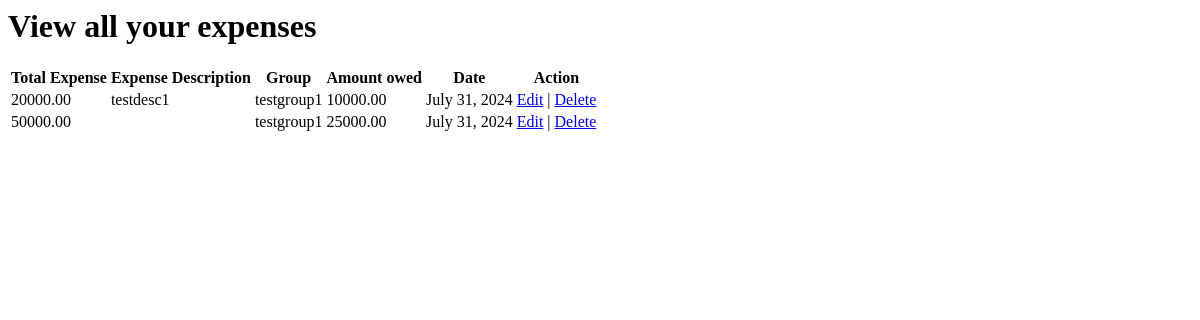
The app's page /expenses/view_expenses (signed in), older data.
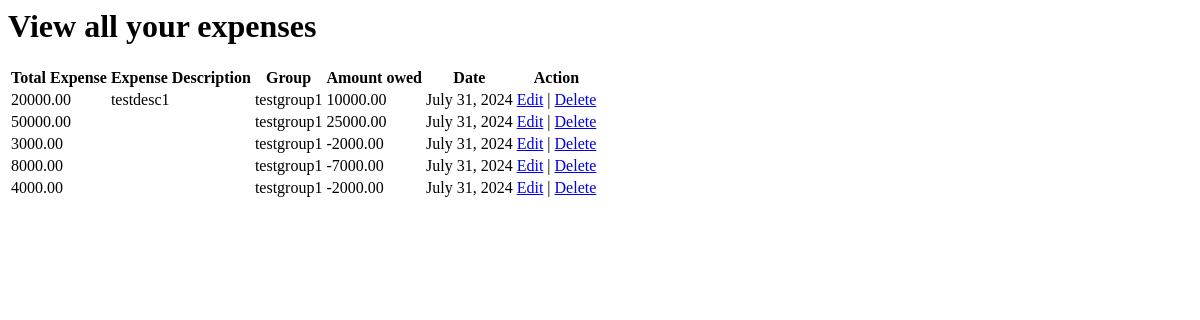
The same page, newer data.
### Expenses/models.py (models this page shows)
class Split(models.Model):
    payer = models.ForeignKey(User, on_delete=models.CASCADE, null=True, related_name="expenses_payer")
    expense = models.ForeignKey(Expenses, on_delete=models.CASCADE, related_name="expenses_split")
    amount = models.DecimalField(max_digits=10, decimal_places=2)

class Expenses(models.Model):
    amount = models.DecimalField(max_digits=10, decimal_places=2)
    description = models.CharField(max_length=255, null=True, blank=True)
    date = models.DateField(default=datetime.date.today)
    paid_by = models.ForeignKey(User, on_delete=models.CASCADE)
    group = models.ForeignKey(Group, on_delete=models.CASCADE)
    split_method = models.IntegerField(
        choices=[(1,'Split equally'),(2,'percentage'),(3,'Custom'),],
        default=1,
    )

### Groups/models.py (models this page shows)
class Group(models.Model):
    group_name = models.CharField(max_length=50)
    members = models.ManyToManyField(User, related_name='group_members', blank=True)
    created_by = models.ForeignKey(User, on_delete=models.CASCADE)

### Expenses/views.py (the view)
# urls.py: path('view_expenses', views.view_expenses, name='view_expenses'),
def view_expenses(request):
    splits =  Split.objects.filter(payer=request.user)
    expenses = []
    for split in splits:
        expenses.append(split.expense)
    context = {'splits':splits}
    return render(request, 'view_expenses.html', context)

### Expenses/templates/view_expenses.html
<h1>View all your expenses</h1>
<table>
    <tr>
        <th>Total Expense</th>
        <th>Expense Description</th>
        <th>Group</th>
        <th>Amount owed</th>
        <th>Date</th>
        <th>Action</th>
    </tr>
    {% for split in splits %}
    <tr>
        <td>{{split.expense.amount}}</td>
        <td>{{split.expense.description}}</td>
        <td>{{split.expense.group.group_name}}</td>
        <td>{{split.amount}}</td>
        <td>{{split.expense.date}}</td>
        <td><a href="#">Edit</a> | <a href="#">Delete</a</td>
    </tr>
    {% endfor %}
</table>

Row changes from the older to the newer data that the page shows:
added Split: expense.amount "3000.00", expense.group.group_name "testgroup1", amount "-2000.00", expense "July 31, 2024"
added Split: expense.amount "8000.00", expense.group.group_name "testgroup1", amount "-7000.00", expense "July 31, 2024"
added Split: expense.amount "4000.00", expense.group.group_name "testgroup1", amount "-2000.00", expense "July 31, 2024"
